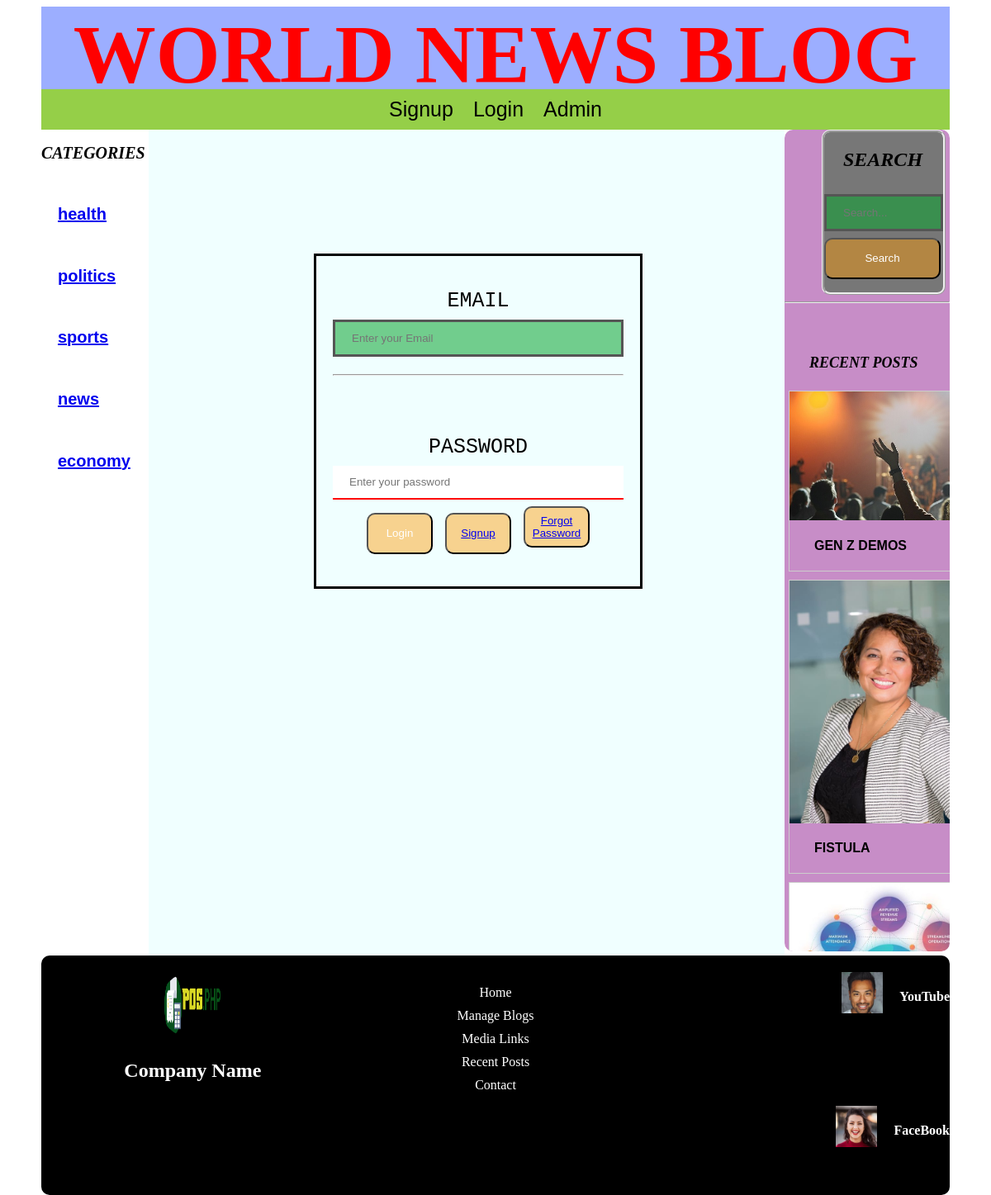
The page /login.php on the database its author committed.
### tables this page shows
CREATE TABLE `blog_cat` (
  `cat_id` int(11) NOT NULL,
  `cat_title` varchar(100) NOT NULL
);

CREATE TABLE `blogs` (
  `blog_id` int(11) NOT NULL,
  `uploader` varchar(100) NOT NULL,
  `blog_title` varchar(100) NOT NULL,
  `cat_title` varchar(100) NOT NULL,
  `details` longtext NOT NULL,
  `blog_image` varchar(100) NOT NULL,
  `status` int(100) NOT NULL,
  `uploaded_date` timestamp NOT NULL DEFAULT current_timestamp() ON UPDATE current_timestamp()
);

CREATE TABLE `media_links` (
  `id` int(11) NOT NULL,
  `media_name` varchar(100) NOT NULL,
  `media_link` varchar(100) NOT NULL,
  `media_image` varchar(100) NOT NULL
);

### includes/aside.php (the view, shortened to what this page needs)
<div class="aside">
<form style="margin-right:5px; width: 150px; height: 200px;" class="form-search" action="./index.php" method="GET">
<h2 style="margin-left:23px; font-style: oblique; font-weight:bold;text-decoration:aliceblue; float:center;">SEARCH</h2>
        <input type="text" placeholder="Search..." name="search">
        <button style="width:141px" class = "search_button.button" type="submit" name="submit" value="search">Search</button>
    </form>
    <hr><br><br>
<h3 style="margin-left: 30px; font-style: oblique; font-size:18px; font-weight:bold;text-decoration:aliceblue; float:center;">RECENT POSTS</h3>
<?php
        include ('connection.php');
        $sql=mysqli_query($con, "SELECT * FROM blogs WHERE status = '1' ORDER BY blog_id  DESC LIMIT 4");
        while($row=mysqli_fetch_array($sql)){
            ?>
            <a href="./view-blog.php?viewid=<?php echo $row['blog_id'];?>">
            <div class="img"> <img src="./images/<?php echo $row['blog_image'];?>" width="25px" height="30px">
            <h4 style="margin-left:30px;color:black; font-weight:bold; text-decoration:none; font-family:arial;"><?php echo $row['blog_title'];?></h4>
        </div>
            </a>
        <?php } ?>
</div>

### login.php (shortened to what this page needs)
<div class="container">
<?php include ('includes/header.php');?>
<div class="sidebar"><?php include ('includes/sidebar.php');?></div>
<div class="aside"><?php include ('includes/aside.php');?></div>
<main>
    <div style="margin-left:200px; margin-top:150px; border: 3px solid black;height: 400px; width:fit-content; float:center; align-items:center;">
            <form action="login.php" method="POST" enctype="multipart/form-data">
                <div class="form-group">
                    <label for="email">EMAIL</label>
                    <input type="email" name="email" id="email" placeholder="Enter your Email" required>
                    <hr>
                </div>
                <div class="form-group">
                    <label for="password">PASSWORD</label>
                    <input type="password" name="password" id="password" placeholder="Enter your password" required><br>
                    <button type="submit" name="submit" value="login">Login</button>
                    <button><a href="signup.php">Signup</a></button>
                    <button> <a href="forgot-password.php">Forgot Password</a></button>
                </div>
            </form>
    </div>
</main>
<?php include('includes/footer.php'); ?>

### includes/header.php (shortened to what this page needs)
<!DOCTYPE html>
<html lang="en">
<head>
    <link rel="stylesheet" href="./style.css">
</head>
<body>
    <div class="container">
        <header>
            <h1 style="font-size:100px; font-family:'Times New Roman', Times, serif;color:red">WORLD NEWS BLOG</h1>
        </header>
        <nav>
            <?php
            if (!isset($_SESSION['userid'])) {
            ?>
                <a href="signup.php">Signup</a>
                <a href="login.php">Login</a>
                <a href = "./admin/login.php">Admin</a>
            <?php } ?>
        </nav>

### includes/sidebar.php (shortened to what this page needs)
<div class="sidebar" style="position:absolute; height:970px; ">
        <h2 style="font-style: oblique; font-size: 20px; font-weight: bold; text-decoration: aliceblue;">CATEGORIES</h2>
        <?php
        include('includes/connection.php');
        $query = mysqli_query($con, "SELECT * FROM blog_cat");
        while ($row = mysqli_fetch_array($query)) {
            $blog_cat = $row['cat_title'];
        ?>
            <h6 style="  padding-left:20px; padding-right:20px;  padding-top:5px; inline: spacing 10px; font-size:20px; align-items:center; color: black; font-family: Arial, Helvetica, sans-serif; font-weight: bold">
                <a href="./index.php?category=<?php echo $blog_cat; ?>"><?php echo $blog_cat; ?></a>
            </h6>
        <?php
        }
        ?>
    </div>

### includes/footer.php (shortened to what this page needs)
<footer>
        <div class="footer-container">
            <div class="footer-logo">
                <img src="logo.png" alt="Company Logo">
                <h1>Company Name</h1>
            </div>
            <div class="footer-links">
                <ul>
                    <li><a href="index.php">Home</a></li>
                    <li><a href="manage-blogs.php">Manage Blogs</a></li>
                    <li><a href="media-links.php">Media Links</a></li>
                    <li><a href="blog-posts.php">Recent Posts</a></li>
                    <li><a href="contact.php">Contact</a></li>
                </ul>
            </div>
            <?php include ('connection.php');
            $ret=mysqli_query($con," SELECT * FROM media_links");
            while($row=mysqli_fetch_array($ret)){
                ?>
            <div class="footer-social">
                <a href="<?php echo $row['media_link'];?>"><img src="./admin/images/<?php echo $row['media_image'];?>" width="50px" height="50px" alt="<?php echo $row['media_name'];?>" target="_blank"><br>
                <h4><?php echo $row['media_name'];?></a>
            </div>
        </div>
        <?php } ?>
    </div>
</body>
</html>

### style.css (style rules this page uses)
body { height: 1200px; background-image:url(images/background.jpg); background-repeat: no-repeat; background-size: cover; background-position: center; }
.container { width: 1100px; height: 1100px; margin-left: auto; margin-right: auto; border-radius: 10px; border-style: none; border-color: rgba(165, 42, 42, 0.363); }
header { width:1100px; height: 100px; background-color: rgba(0, 47, 255, 0.39); text-align: center; position: static; margin-left: auto; margin-right: auto; border-radius: 10px , 10px; }
nav { width: 1100px; height: auto; background-color: rgba(146, 206, 67, 0.973); overflow: auto; margin-left: auto; margin-right: auto; text-align: center; border-color: blanchedalmond; position: relative; }
nav a { text-align: center; padding-left: 10px; padding-right: 10px; padding-top: 10px; padding-bottom: 10px; margin-top: auto; margin-bottom: auto; margin-left: auto; margin-right: auto; color: black; font-weight: 100; font-size: 25px; font-family: Arial, Helvetica, sans-serif; display: inline-block; text-decoration: none; cursor: pointer; }
main { width: 770px; height: 1000px; text-align: center; overflow: scroll; margin-left: 130px; margin-right: auto; background-color: azure; }
.sidebar { width:130px; height:1000px; background-color: white; overflow: auto; border-style: none; float: left; }
.aside { width:200px; height: 995px; background-color: rgba(128, 0, 128, 0.253); border-radius: 10px; border-style: inherit; float:right; overflow: scroll; }
.form-search { width:250px; height:150px; background-color: #777; float: center; margin: auto; border-radius: 10px; border-style: ridge; border-radius: 10px; box-sizing: border-box; }
.form-group { padding: 40px 20px 20px 20px; text-align: center; font-family: 'Courier New', Courier, monospace; color: black; font-size: 25px; float: center; }
form input[type=text],input[type=email], input[type=password],input[type=text] { width: 100%; padding: 12px 20px; margin: 8px 0; box-sizing: border-box; border: none; border-bottom: 2px solid red; }
form input[type=text], input[type=email], input[type=password]:focus { background-color: rgba(10, 165, 48, 0.548); border: 3px solid #555; }
button { background-color: rgba(255, 153, 0, 0.438); border-radius: 10px; height: 50px; width: 80px; box-sizing: border-box; text-align: center; color: white; cursor: pointer; }
div.img { margin: 5px; border: 1px solid #ccc; float: left; width: 180px; }
div.img img { width: 100%; height: auto; }
footer { width: 1100px; height: 250px; text-align: center; background-color: rgba(0, 0, 0, 0.562); margin-right: auto; margin-left: auto; border-radius: 10px; }
footer { background-color: #000000; color: #fff; padding: 20px 0; }
.footer-container { max-width: 1100px; margin: 0 auto; display: flex; justify-content: space-between; align-items: flex-start; flex-wrap: wrap; }
.footer-logo { flex: 1; display: flex; flex-direction: column; align-items: center; }
.footer-logo img { width: 80px; height: 80px; border-radius: 50%; margin-bottom: 10px; }
.footer-logo h1 { font-size: 24px; font-weight: bold; }
.footer-links { flex: 1; }
.footer-links ul { list-style: none; padding: 0; }
.footer-links ul li { margin-bottom: 10px; }
.footer-links ul li a { text-decoration: none; color: #fff; transition: color 0.3s ease; }
.footer-social { flex: 1; display: flex; justify-content: flex-end; }
.footer-social a { text-decoration: none; color: #fff; margin-left: 20px; }
div.img { margin: 5px; border: 1px solid #ccc; float: left; width: 235px; height: fit-content; }

### rows shown on the page
blog_cat: cat_title "health"
blog_cat: cat_title "politics"
blog_cat: cat_title "sports"
blog_cat: cat_title "news"
blog_cat: cat_title "economy"
blogs: blog_image (picture), blog_title "GEN Z DEMOS"
blogs: blog_image (picture), blog_title "FISTULA"
blogs: blog_image (picture)
media_links: media_image (picture), media_name "YouTube"
media_links: media_image (picture), media_name "FaceBook"
